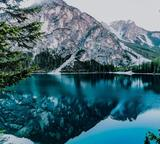
#> input picture assets/wallpaper-160x144.jpg, 160 x 144 px
$ python prepare-wallpaper.py ../assets/wallpaper-160x144.jpg
#> lines starting #> are read from the running program, lines starting #| are printed output that depends on the picture
#!/usr/bin/env python3
import argparse
from pathlib import Path

try:
    from PIL import Image
except ImportError as exc:
    raise SystemExit("Pillow is required: python3 -m pip install Pillow") from exc

SIZES = [(160, 144), (320, 216), (320, 288), (382, 192), (384, 192), (480, 432), (640, 576)]


def cover_resize(image: Image.Image, size: tuple[int, int]) -> Image.Image:
    target_w, target_h = size
    src_w, src_h = image.size
    scale = max(target_w / src_w, target_h / src_h)
    resized = image.resize((round(src_w * scale), round(src_h * scale)), Image.Resampling.LANCZOS)
    left = (resized.width - target_w) // 2
    top = (resized.height - target_h) // 2
    return resized.crop((left, top, left + target_w, top + target_h)).convert("RGB")


def main() -> None:
    parser = argparse.ArgumentParser(description="Prepare DockOS wallpaper PNG assets for Tom's Peripherals GPU.")
    parser.add_argument("image", help="Source photo path")
    parser.add_argument("--out", default="assets", help="Output assets directory")
    args = parser.parse_args()

    source = Path(args.image).expanduser().resolve()
    out_dir = Path(args.out).resolve()
    out_dir.mkdir(parents=True, exist_ok=True)

    image = Image.open(source).convert("RGB")
#> image is the input picture: PIL image 160x144 RGB; mean R, G, B 71.1, 107.6, 117.9
    for size in SIZES:
        prepared = cover_resize(image, size)
        output = out_dir / f"wallpaper-{size[0]}x{size[1]}.png"
        prepared.save(output, optimize=True)
        print(output)
#> this loop made 7 passes
#> pass 2, in cover_resize (call 2), `resized = image.resize((round(src_w * scale), round(src_h * scale)), I..`:
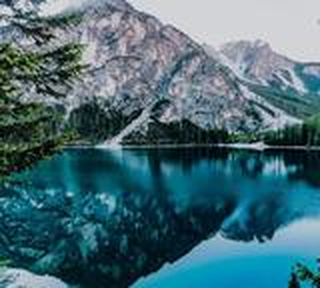
#> resized: PIL image 320x288 RGB; mean R, G, B 71.2, 107.6, 117.9
#> pass 2, in main, `prepared = cover_resize(image, size)`:
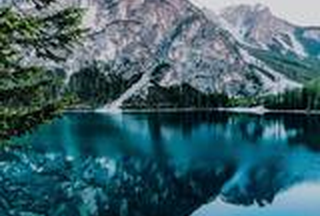
#> prepared: PIL image 320x216 RGB; mean R, G, B 61.9, 97, 106.3


if __name__ == "__main__":
    main()

$ run again, on assets/wallpaper-480x270.jpg
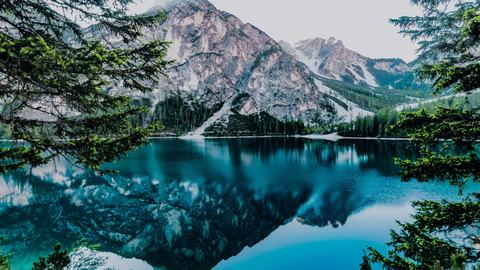
#> input picture assets/wallpaper-480x270.jpg, 480 x 270 px
#> in main, image is the input picture: PIL image 480x270 RGB; mean R, G, B 65.6, 101, 106.7
#> the loop in main, `for size in SIZES:` made 7 passes
#> pass 1, in cover_resize, `resized = image.resize((round(src_w * scale), round(src_h * scale)), I..`:
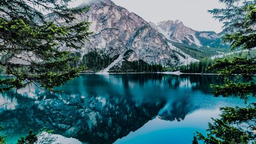
#> resized: PIL image 256x144 RGB; mean R, G, B 65.7, 101, 106.7
#> after the loop in main, `for size in SIZES:`:
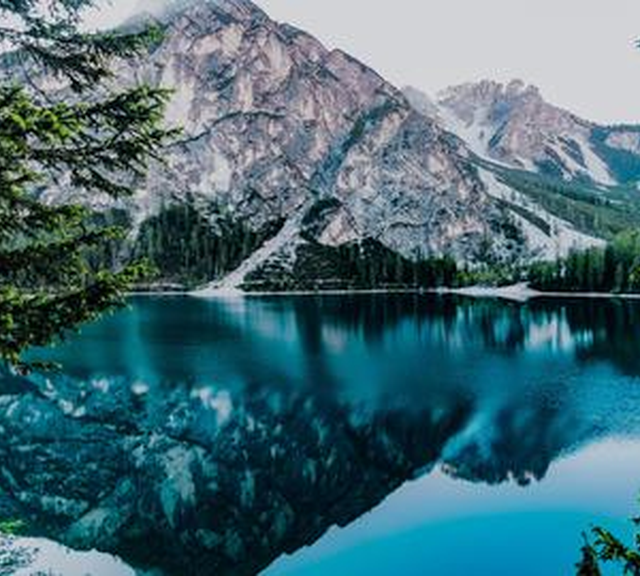
#> prepared: PIL image 640x576 RGB; mean R, G, B 70.5, 107.6, 117.9

$ run again, on assets/wallpaper-480x360.jpg
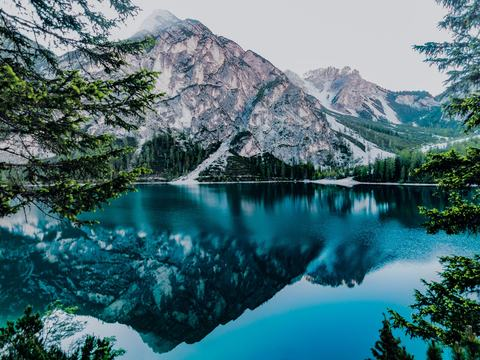
#> input picture assets/wallpaper-480x360.jpg, 480 x 360 px
#> in main, image is the input picture: PIL image 480x360 RGB; mean R, G, B 72.8, 109.6, 117.5
#> the loop in main, `for size in SIZES:` made 7 passes
#> pass 1, in cover_resize, `resized = image.resize((round(src_w * scale), round(src_h * scale)), I..`:
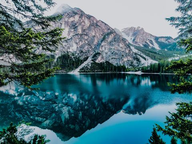
#> resized: PIL image 192x144 RGB; mean R, G, B 72.9, 109.6, 117.5
#> after the loop in main, `for size in SIZES:`:
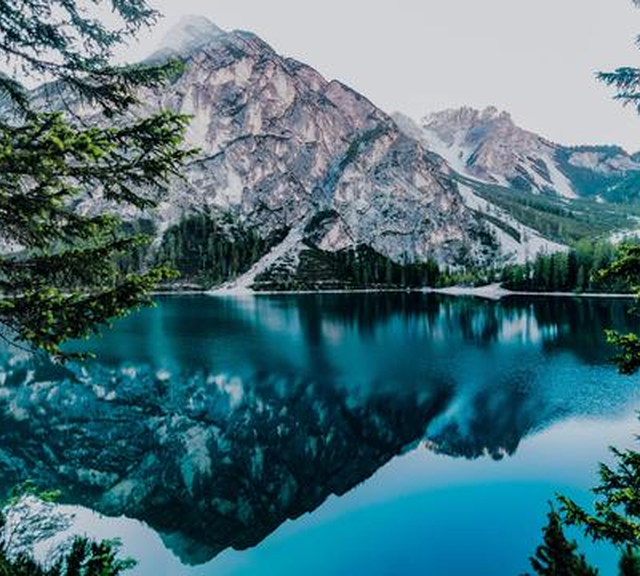
#> prepared: PIL image 640x576 RGB; mean R, G, B 75.5, 113.5, 123.4
